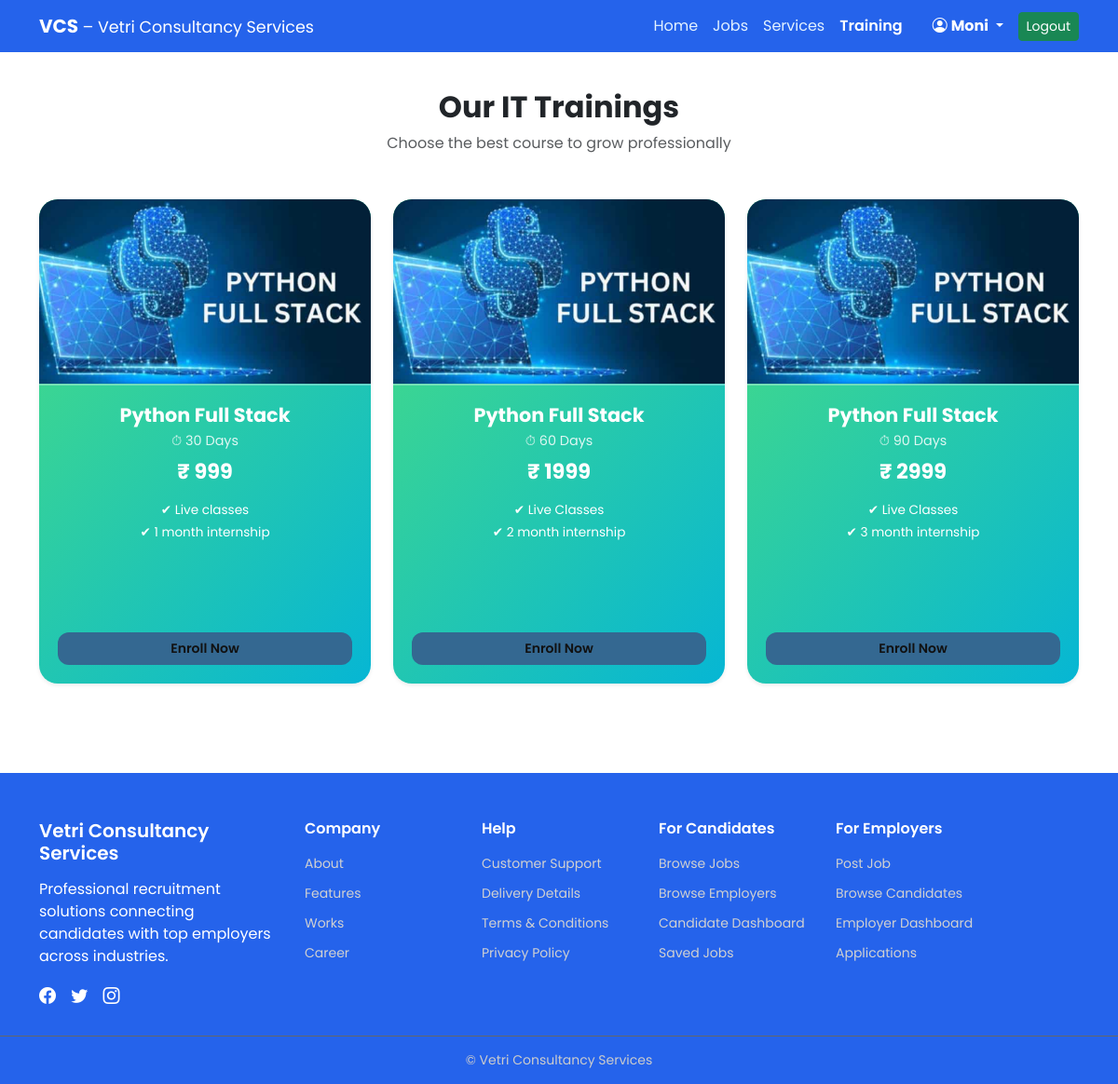
The page /training/ (signed in) on the database its author committed.
### accounts/models.py (models this page shows)
class User(AbstractUser):
    USER_TYPE = (
        ('free', 'Free'),
        ('pro', 'Pro'),
        ('pro_plus', 'Pro Plus'),
        ('consultant', 'Consultant'),
        ('admin', 'Admin'),
        ('trainee','Trainee'),
    )
    user_type = models.CharField(
        max_length=15,
        choices=USER_TYPE,
        default='free'
    )
    pro_subscription_active = models.BooleanField(default=False)
    whatsapp_number = models.CharField(max_length=15, blank=True, null=True)

### training/models.py (models this page shows, shortened)
class TrainingCourse(models.Model):
    title = models.CharField(max_length=200)
    duration_days = models.PositiveIntegerField()
    price = models.PositiveIntegerField()
    features = models.TextField()
    image = models.ImageField(upload_to='training/')
    brochure = models.FileField(upload_to='brochures/', blank=True, null=True)
    has_webinar = models.BooleanField(default=False)
    has_certificate = models.BooleanField(default=True)
    is_active = models.BooleanField(default=True)
    def feature_list(self):
        return self.features.split(',')

### training/views.py (the view)
# urls.py: path('', views.training_catalog, name='training_catalog'),
@login_required
def training_catalog(request):
    profile = request.user.profile
    courses = TrainingCourse.objects.filter(is_active=True)
    is_pro_plus = profile.user_type in ['pro_plus', 'proplus']
    for course in courses:
        enrollment = Enrollment.objects.filter(user=request.user, course=course).first()
        course.enrollment = enrollment
        if enrollment and enrollment.completed:
            course.user_certificate = Certificate.objects.filter(user=request.user, course=course).first()
        else:
            course.user_certificate = None
    return render(request, "training/training_catalog.html", {
        'courses': courses if is_pro_plus else [],
        'is_pro_plus': is_pro_plus,
    })

### training/templates/training/training_catalog.html (shortened to what this page needs)
{% extends 'base.html' %}
{% block content %}
<div class="container py-5 mt-5">
  <h2 class="text-center fw-bold mb-2">Our IT Trainings</h2>
  <p class="text-center text-muted mb-5">Choose the best course to grow professionally</p>
  <div class="row g-4">
    {% for course in courses %}
      <div class="col-md-4 d-flex">
        <div class="training-card shadow-sm w-100">
          <div class="card-image">
            <img src="{{ course.image.url }}" alt="{{ course.title }}">
          </div>
          <div class="card-body d-flex flex-column text-center">
            <h5 class="course-title">{{ course.title }}</h5>
            <p class="course-duration">⏱ {{ course.duration_days }} Days</p>
            <h4 class="course-price">₹ {{ course.price }}</h4>
            <ul class="course-features list-unstyled mt-2 mb-3">
              {% for f in course.feature_list %}
                <li>✔ {{ f }}</li>
              {% endfor %}
            </ul>
            <div class="d-flex flex-column gap-2 mt-auto">
              {% if is_pro_plus %}
                {% if course.enrollment %}
                  <button class="btn btn-enrolled btn-sm" disabled>Already Enrolled</button>
                {% else %}
                  <button class="btn btn-enroll btn-sm enroll-btn" data-id="{{ course.id }}">Enroll Now</button>
                {% endif %}
              {% else %}
                <button class="btn btn-enroll btn-sm" disabled>Enroll Now (Pro Plus Only)</button>
              {% endif %}
            </div>
          </div>
        </div>
      </div>
    {% endfor %}
  </div>
</div>
{% endblock %}

### templates/base.html (shortened to what this page needs)
{% load static %}
<!DOCTYPE html>
<html lang="en">
<head>
    <link rel="stylesheet" href="https://cdn.jsdelivr.net/npm/bootstrap-icons@1.11.3/font/bootstrap-icons.css">
    <link href="https://cdn.jsdelivr.net/npm/bootstrap@5.3.2/dist/css/bootstrap.min.css" rel="stylesheet">
</head>
<body>
<nav class="navbar navbar-expand-lg navbar-dark fixed-top">
  <div class="container">
    <a class="navbar-brand fw-bold" href="{% url 'dashboard' %}">
      VCS <span class="fw-normal small">– Vetri Consultancy Services</span>
    </a>
    <div class="collapse navbar-collapse" id="vcsNav">
      <ul class="navbar-nav ms-auto align-items-lg-center">
        {% if user.is_authenticated %}
          <li class="nav-item">
            <a class="nav-link {% if request.resolver_match.url_name == 'dashboard' %}active{% endif %}" href="{% url 'dashboard' %}">Home</a>
          </li>
          <li class="nav-item">
            <a class="nav-link {% if request.resolver_match.url_name == 'job_list' and request.resolver_match.namespace == 'jobs' %}active{% endif %}" href="{% url 'jobs:job_list' %}">Jobs</a>
          </li>
          <li class="nav-item">
            <a class="nav-link {% if request.resolver_match.url_name == 'services' %}active{% endif %}" href="{% url 'services' %}">Services</a>
          </li>
{% if user.profile.user_type == "pro_plus" or user.profile.user_type == "proplus" %}
          <li class="nav-item">
            <a class="nav-link {% if request.resolver_match.url_name == 'training_catalog' %}active{% endif %}" href="{% url 'training_catalog' %}">Training</a>
          </li>
          {% endif %}
          <li class="nav-item dropdown ms-lg-3">
            <a class="nav-link dropdown-toggle text-white fw-bold" href="#" id="userDropdown" role="button" data-bs-toggle="dropdown" aria-expanded="false">
              <i class="bi bi-person-circle me-1"></i>{{ user.username }}
            </a>
          </li>
          <li class="nav-item ms-lg-2">
            <form method="post" action="{% url 'logout' %}">
              <button class="btn btn-success btn-sm">Logout</button>
            </form>
          </li>
        {% endif %}
      </ul>
    </div>
  </div>
</nav>
<div  >
    {% block content %}{% endblock %}
</div>
<footer class="vcs-footer mt-5">
  <div class="container">
    <div class="row gy-4">
      <div class="col-lg-3 col-md-6">
        <h5 class="footer-logo">Vetri Consultancy Services</h5>
        <p class="footer-text">
          Professional recruitment solutions connecting candidates with top employers across industries.
        </p>
        <div class="footer-social">
          <i class="bi bi-facebook"></i>
          <i class="bi bi-twitter"></i>
          <i class="bi bi-instagram"></i>
        </div>
      </div>
      <div class="col-lg-2 col-md-6">
        <h6>Company</h6>
        <ul>
          <li><a href="#">About</a></li>
          <li><a href="#">Features</a></li>
          <li><a href="#">Works</a></li>
          <li><a href="#">Career</a></li>
        </ul>
      </div>
      <div class="col-lg-2 col-md-6">
        <h6>Help</h6>
        <ul>
          <li><a href="#">Customer Support</a></li>
          <li><a href="#">Delivery Details</a></li>
          <li><a href="#">Terms & Conditions</a></li>
          <li><a href="#">Privacy Policy</a></li>
        </ul>
      </div>
      <div class="col-lg-2 col-md-6">
        <h6>For Candidates</h6>
        <ul>
          <li><a href="#">Browse Jobs</a></li>
          <li><a href="#">Browse Employers</a></li>
          <li><a href="#">Candidate Dashboard</a></li>
          <li><a href="#">Saved Jobs</a></li>
        </ul>
      </div>
      <div class="col-lg-3 col-md-6">
        <h6>For Employers</h6>
        <ul>
          <li><a href="#">Post Job</a></li>
          <li><a href="#">Browse Candidates</a></li>
          <li><a href="#">Employer Dashboard</a></li>
          <li><a href="#">Applications</a></li>
        </ul>
      </div>
    </div>
  </div>
  <div class="footer-bottom text-center">
    &copy; {{ now.year }} Vetri Consultancy Services
  </div>
</footer>
</body>
</html>

### templates/base.html (style rules this page uses)
body { font-family: 'Poppins', sans-serif; }
.navbar { background-color: #2563eb; }
.navbar .nav-link.active { font-weight: 600; color: #fff; }
.navbar .nav-link { color: #e3f2ff; }
.vcs-footer { background: #2563eb; color: #fff; padding: 50px 0 0; }
.vcs-footer h6, .footer-logo { font-weight: 600; margin-bottom: 15px; }
.vcs-footer ul { list-style: none; padding: 0; }
.vcs-footer ul li { margin-bottom: 8px; }
.vcs-footer ul li a { color: #d1d1d1; text-decoration: none; font-size: 14px; }
.footer-social i { font-size: 18px; margin-right: 12px; cursor: pointer; }
.footer-bottom { border-top: 1px solid #666; margin-top: 30px; padding: 15px; font-size: 14px; color: #ccc; }

### training/templates/training/training_catalog.html (style rules this page uses)
.training-card { border-radius: 20px; overflow: hidden; color: #fff; display: flex; flex-direction: column; position: relative; transition: transform 0.3s, box-shadow 0.3s; flex: 1 1 auto; min-height: 520px; }
.training-card { background: linear-gradient(135deg,#4ade80,#06b6d4); }
.card-image img { width: 100%; height: 200px; object-fit: cover; border-bottom: 2px solid rgba(255,255,255,0.3); }
.card-body { padding: 20px; flex-grow: 1; display: flex; flex-direction: column; justify-content: space-between; }
.course-title { font-size: 1.3rem; font-weight: 700; margin-bottom: 4px; }
.course-duration { font-size: 0.9rem; color: rgba(255,255,255,0.85); margin-bottom: 8px; }
.course-price { font-size: 1.4rem; font-weight: 700; color: #fff; margin-bottom: 10px; }
.course-features li { font-size: 0.85rem; margin-bottom: 4px; }
.btn-enroll { background-color: #346891; color: #111; border-radius: 12px; font-weight: 600; transition: all 0.3s; padding: 6px 12px; }

### rows shown on the page
User: username "Moni"
TrainingCourse: image (picture), title "Python Full Stack", duration_days "30", price "999", feature_list "Live classes" "1 month internship"
TrainingCourse: image (picture), title "Python Full Stack", duration_days "60", price "1999", feature_list "Live Classes" "2 month internship"
TrainingCourse: image (picture), title "Python Full Stack", duration_days "90", price "2999", feature_list "Live Classes" "3 month internship"
